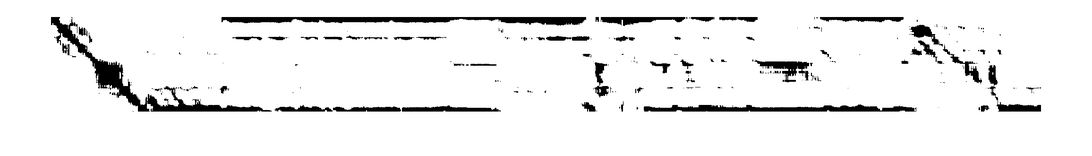
%> input picture Compare_Erode_Dilate/Result_Matlab_imdilate.tif, 1092 x 156 px, shrunk from 2312 x 330 before the run
$ octave Compare_Erode_Dilate.m   (GNU Octave 9; MATLAB toolbox functions it lacks are replaced by stand-ins)
%> lines starting %> are read from the running program, lines starting %| are printed output that depends on the picture
a=imread('Result_Matlab_imdilate.tif');
%> a is the input picture: size 156x1092x3 uint8; min 0, max 255, mean 239
b=imread('Result_Matlab_imerode.tif');
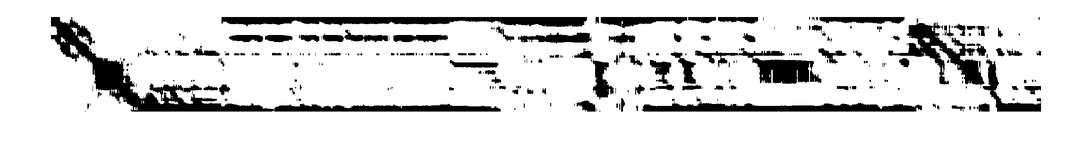
%> input picture Compare_Erode_Dilate/Result_Matlab_imerode.tif, 1092 x 156 px, shrunk from 2312 x 330 before the run
%> b is the input picture: size 156x1092x3 uint8; min 0, max 255, mean 223.1
c=imread('Result_Matlab_imdilate_2.tif');
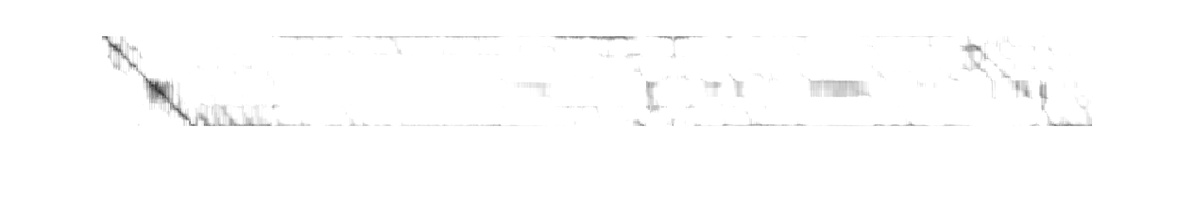
%> input picture Compare_Erode_Dilate/Result_Matlab_imdilate_2.tif, 1194 x 217 px, shrunk from 2528 x 460 before the run
%> c is the input picture: size 217x1194x3 uint8; min 49, max 255, mean 253.4
d=imread('Result_Matlab_imerode_2.tif');
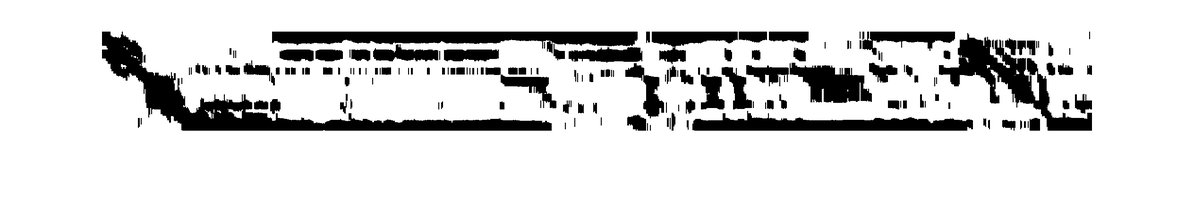
%> input picture Compare_Erode_Dilate/Result_Matlab_imerode_2.tif, 1194 x 217 px, shrunk from 2528 x 460 before the run
%> d is the input picture: size 217x1194x3 uint8; min 0, max 255, mean 219.7
e=imread('Result_Matlab_imdilate_2_imerode_imdilate.tif');
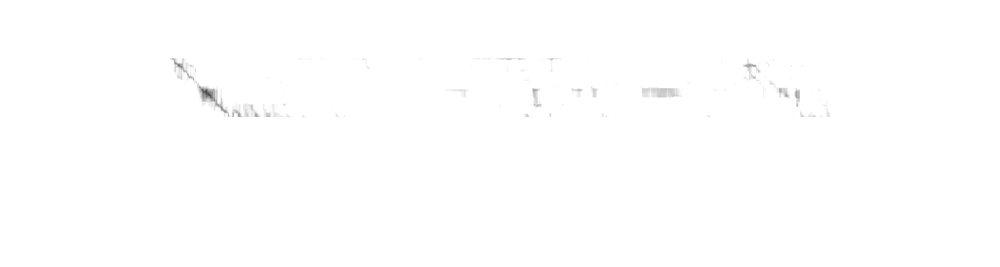
%> input picture Compare_Erode_Dilate/Result_Matlab_imdilate_2_imerode_imdilate.tif, 1000 x 267 px, shrunk from 2118 x 566 before the run
%> e is the input picture: size 267x1000x3 uint8; min 70, max 255, mean 254.6
f=imread('Result_Matlab_imdilate_2_imerode.tif');
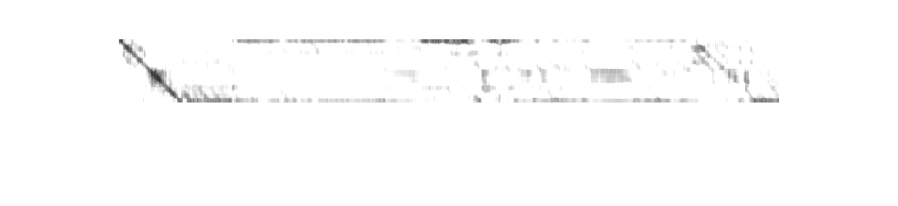
%> input picture Compare_Erode_Dilate/Result_Matlab_imdilate_2_imerode.tif, 898 x 206 px, shrunk from 1902 x 436 before the run
%> f is the input picture: size 206x898x3 uint8; min 43, max 255, mean 252.7
figure
h=[];
h(1)=subplot(6,1,1);
h(2)=subplot(6,1,2);
h(3)=subplot(6,1,3);
h(4)=subplot(6,1,4);
h(5)=subplot(6,1,5);
h(6)=subplot(6,1,6);
subplot(6,1, 1)
title('dilate.tif')
image(a);
subplot(6,1, 2);
title('dilate.tif');
image(b);
subplot(6,1, 3);
title('dilate.tif');
image(c);
subplot(6,1, 4);
title('dilate.tif');
image(d);
subplot(6,1, 5);
title('dilate.tif');
image(e);
subplot(6,1, 6);
title('dilate.tif');
image(f);
